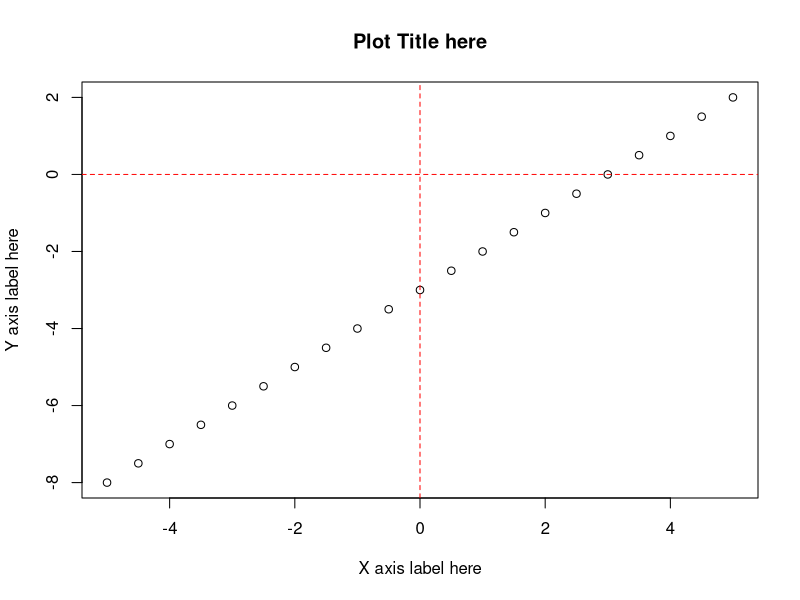
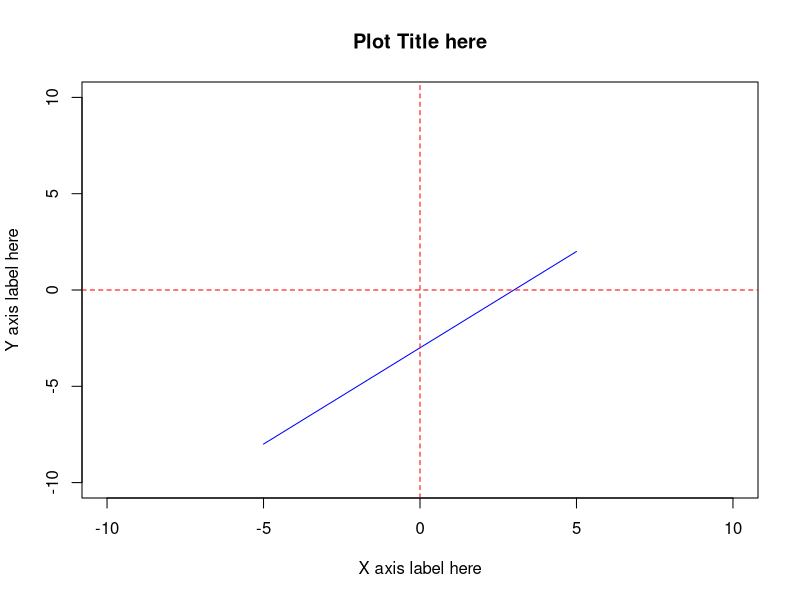
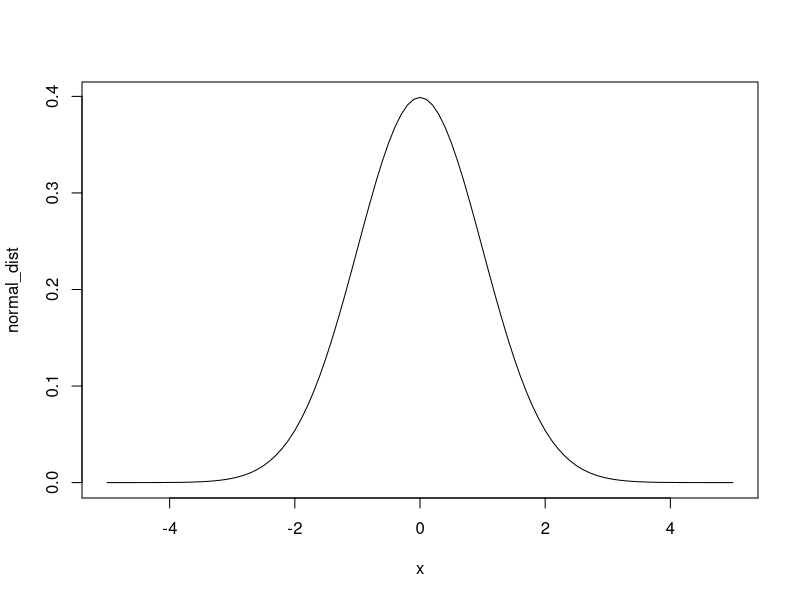
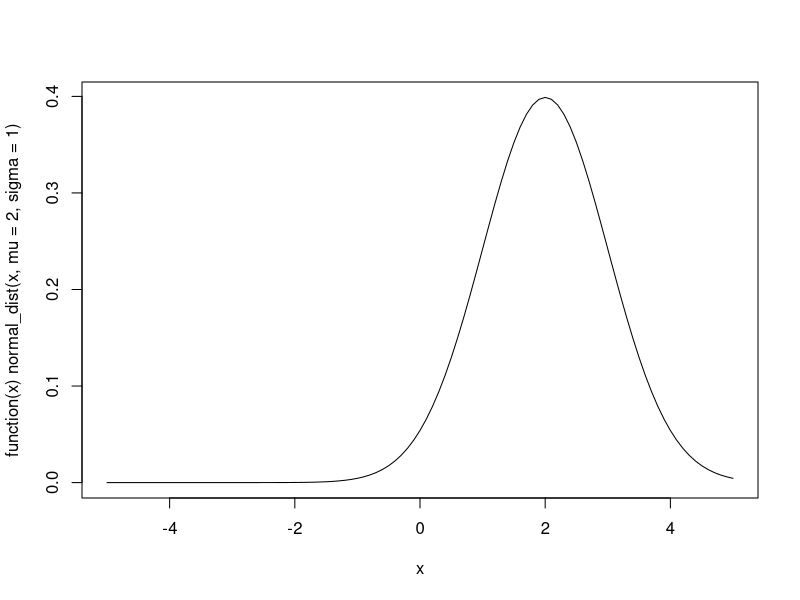
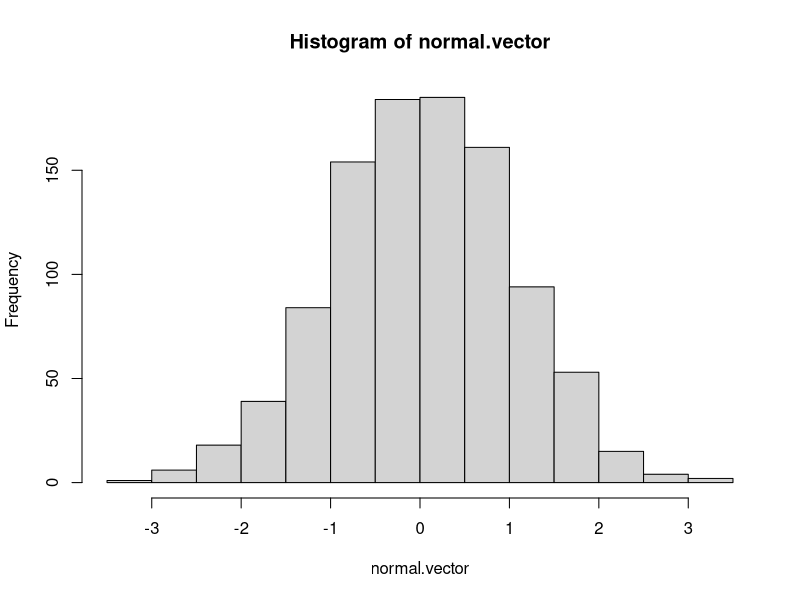
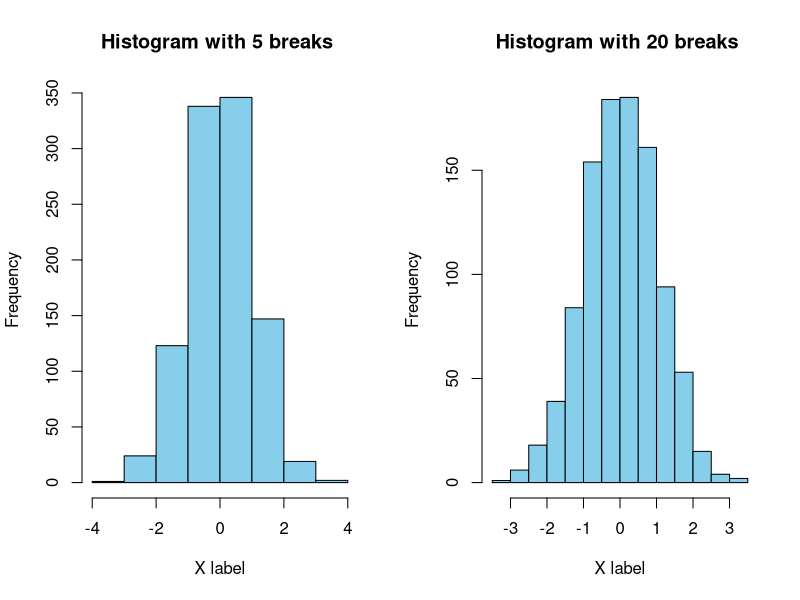
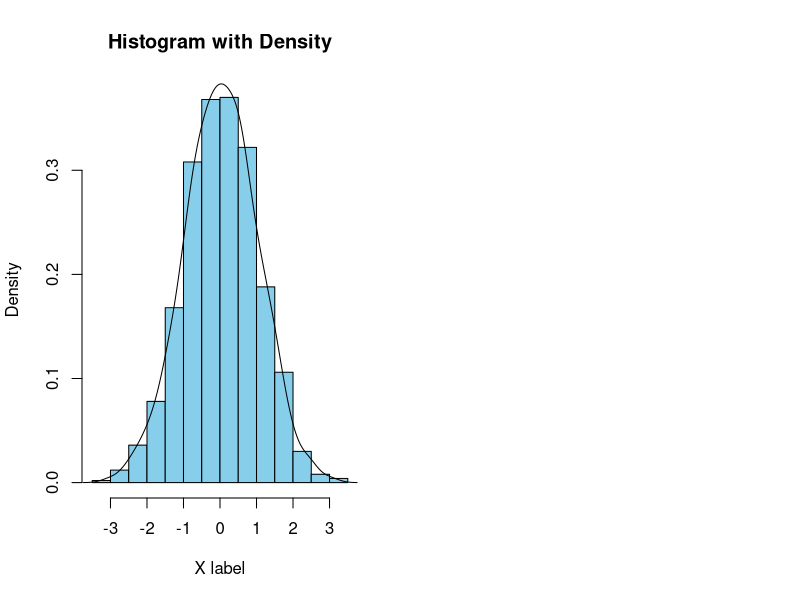
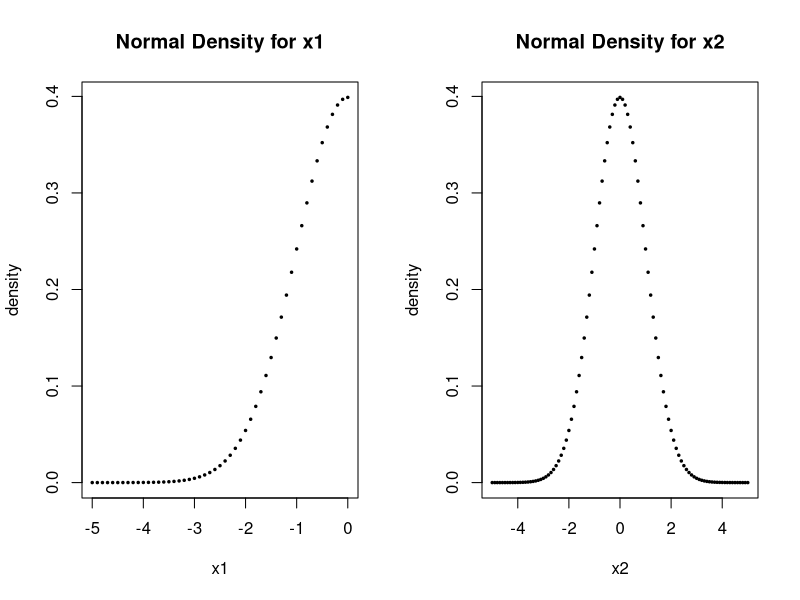

Write the R code that produced these figures, in order.
## ---- chunk 1

x <- seq(-5, 5, by = 0.5) 

y <- x - 3

plot(x, y, 
     xlab = "X axis label here", 
     ylab = "Y axis label here", 
     main = "Plot Title here")

# These two lines draw the red dotted lines marking x = 0, y = 0
# the abline function adds custom lines to the plot generated above
abline(h = 0, lty = 2, col = 'red')
abline(v = 0, lty = 2, col = 'red')

# lty: Line types can either be specified as an integer (0=blank, 1=solid (default), 2=dashed, 3=dotted, 4=dotdash, 5=longdash, 6=twodash) or as one of the character strings "blank", "solid", "dashed", "dotted", "dotdash", "longdash", or "twodash", where "blank" uses ‘invisible lines’ (i.e., does not draw them).
## ---- chunk 2

plot(x, y,                       # input data
     type = 'l',                 # specifying type, 'p' for points 'l' for lines
     xlab = "X axis label here", # x axis label
     ylab = "Y axis label here", # y axis label
     main = "Plot Title here", # main title
     xlim = c(-10,10), # setting range for x
     ylim = c(-10,10), # setting range for y
     col = 'blue')     # set the color for data points 

# col can be a color name defined in R or a color generated by the function rgb()  
# or a code for a color. (google R colors for more help!)

# the abline function adds custom lines to the plot generated above
abline(h = 0, lty = 2, col = 'red')
abline(v = 0, lty = 2, col = 'red')

## ---- chunk 3

normal_dist <- function(x, mu = 0, sigma =1) {
  1/ (sigma * sqrt(2 * pi)) * exp( - ((x - mu)^2) / (2 * sigma ^ 2) )
}

plot(normal_dist, xlim = c(-5,5))

## ---- chunk 4

plot(function(x) normal_dist(x, mu = 2, sigma = 1), xlim = c(-5,5))

## ---- chunk 5
normal.vector <- rnorm(1000) 

# rnorm() generates random points from a normal distribution
# more information about this function will be covered in the next section                     
     
# most basic form
hist(normal.vector)
## ---- chunk 6

# adding options

par(mfrow = c(1,2))

hist(normal.vector,                   # input data
     xlab = "X label",                # x axis label
     main = "Histogram with 5 breaks ", # main title 
     col = "skyblue", # setting the fill color for bars
     breaks = 5) # breaks specifies the number of bins

hist(normal.vector,                   # input data
     xlab = "X label",                # x axis label
     main = "Histogram with 20 breaks ", # main title 
     col = "skyblue", # setting the fill color for bars
     breaks = 20) # breaks specifies the number of bins

## ---- chunk 7
hist(normal.vector,                   # input data
     xlab = "X label",                # x axis label
     main = "Histogram with Density", # main title 
     col = "skyblue", # setting the fill color for bars
     probability = TRUE) # Density instead of counts 

lines(density(normal.vector)) # add a density line to the histogram
## ---- chunk 8

# Generate 5 samples drawn from a normal distribution with mean = 0 and sd = 1
rnorm(n = 5, mean = 0, sd = 1)
## ---- chunk 9
par(mfrow = c(1,2)) # setting layout for plots ( 1 x 2 plot window)

x1 <- seq(-5, 0, by = 0.1) 

plot(x1, dnorm(x1, mean = 0,sd = 1),
     ylab = "density", 
     main = "Normal Density for x1",
     pch = 20, cex = 0.5) # pch option changes the style for points 

x2 <- seq(-5, 5, by = 0.1)

plot(x2, dnorm(x2, mean = 0,sd = 1), 
     ylab = "density", 
     main = "Normal Density for x2",
     pch = 20, cex = 0.5) # pch option changes the style for points 


## ---- chunk 10

plot(x2, dnorm(x2, mean = 0,sd = 1), 
     ylab = "density", 
     main = "Cumulative density, x = -1",
     type = 'l')

x_cord <- c(-5,seq(-5,-1, by = 0.1),-1)
y_cord <- c(0,dnorm(seq(-5,-1, by = 0.1)),0)
polygon(x_cord, y_cord, col = 'skyblue')
## ---- chunk 11
pnorm(-1, mean = 0,sd = 1)
## ---- chunk 12
plot(x2, dnorm(x2, mean = 0,sd = 1), 
     ylab = "density", 
     main = "Cumulative density, x = 1",
     type = 'l')

x_cord <- c(-5,seq(-5,1, by = 0.1),1)
y_cord <- c(0,dnorm(seq(-5,1, by = 0.1)),0)
polygon(x_cord, y_cord, col = 'skyblue')
## ---- chunk 13
pnorm(1, mean = 0,sd = 1)
## ---- chunk 14
plot(x2, dnorm(x2, mean = 0,sd = 1), 
     ylab = "density", 
     main = "Cumulative density, x = 1 (<-direction)",
     type = 'l')

x_cord <- c(1,seq(1,5, by = 0.1),5)
y_cord <- c(0,dnorm(seq(1,5, by = 0.1)),0)
polygon(x_cord, y_cord, col = 'skyblue')
## ---- chunk 15
pnorm(1, mean = 0,sd = 1, lower.tail = FALSE)
## ---- chunk 16
plot(x2, dnorm(x2, mean = 0,sd = 1), 
     ylab = "density", 
     main = "0.1, 0.5, 0.75 - Quantile Values",
     type = 'l')

abline(v = qnorm(0.1), lty = 2, col = 'red')
abline(v = qnorm(0.5), lty = 2, col = 'red')
abline(v = qnorm(0.75), lty = 2, col = 'red')

## ---- chunk 17
qnorm(0.1, mean = 0,sd = 1)  
qnorm(0.5, mean = 0,sd = 1)  
qnorm(0.75, mean = 0,sd = 1)  
## ---- chunk 18
x <- seq(-5, 5, by = 0.5) 

y <- 2 * x

plot(x,y)
abline(v = 0, lty = 2, col = 'red')
abline(h = 0, lty = 2, col = 'red')

x_cord <- c(0,2,2)
y_cord <- c(0,4,0)
polygon(x_cord, y_cord, col = 'skyblue')
## ---- chunk 19
pnorm_viz <- function(input_value){
    x_range <- seq(-5,5, by = 0.1)
    plot(x_range, dnorm(x_range, mean = 0,sd = 1), 
       ylab = "density", 
       main = "Normal distribution from -5 to 5",
       type = 'l')
    
    poly_sequence <- seq(-5,input_value, by = 0.1)
    x_cord <- c(-5,poly_sequence,input_value)
    y_cord <- c(0,dnorm(poly_sequence),0)
    polygon(x_cord, y_cord, col = 'skyblue')
    cat("Area Under the Curve = ", pnorm(input_value), "\n")
}
## ---- chunk 20
pnorm_viz(-1.5)
